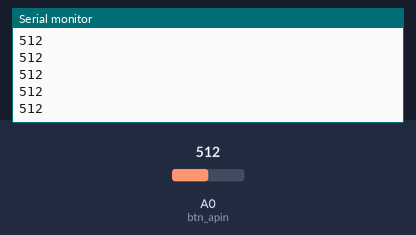
The sketch below on a simulated Arduino Uno, built with avr-gcc and run on an emulated ATmega328P. Shown: the last lines printed to the serial monitor. The test bench sets the inputs (shaded band); at power-on: A0 (btn_apin) = 512.

Above: at 1.2 s.
1.3 s: A0 (btn_apin) set to 716
At 1.68 s:
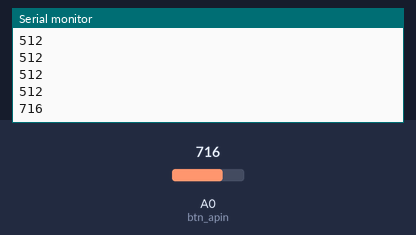
2.8 s: A0 (btn_apin) set to 900
At 2.93 s:
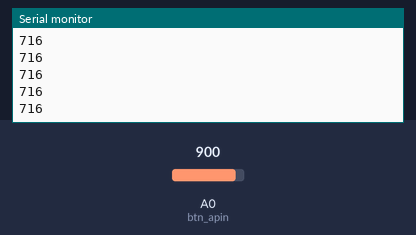
Timing chart, 0 to 5.8 s (numbered marks = the images above; inputs shaded):
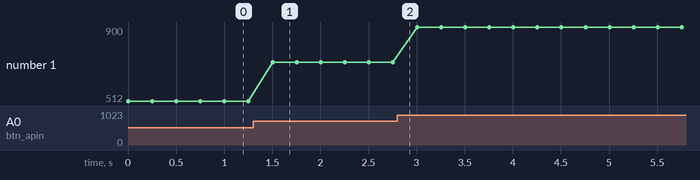

The sketch:

ready_keypadDefine.ino
```cpp
// Quick way to determine analog range of keyes_AD_key pad

#define btn_apin A0
int buttonState = 0;


void setup() {
  Serial.begin(9600);
}

void loop() {
  buttonState = analogRead(btn_apin);
  Serial.println(buttonState);
  delay(250);
}
```

Measured:
- after the input at 1.3 s, the serial monitor: prints a new line after 0.20 s (image 1)
- plotted number 1: 512 → 716 after the input at 1.3 s, 716 → 900 after the input at 2.8 s
